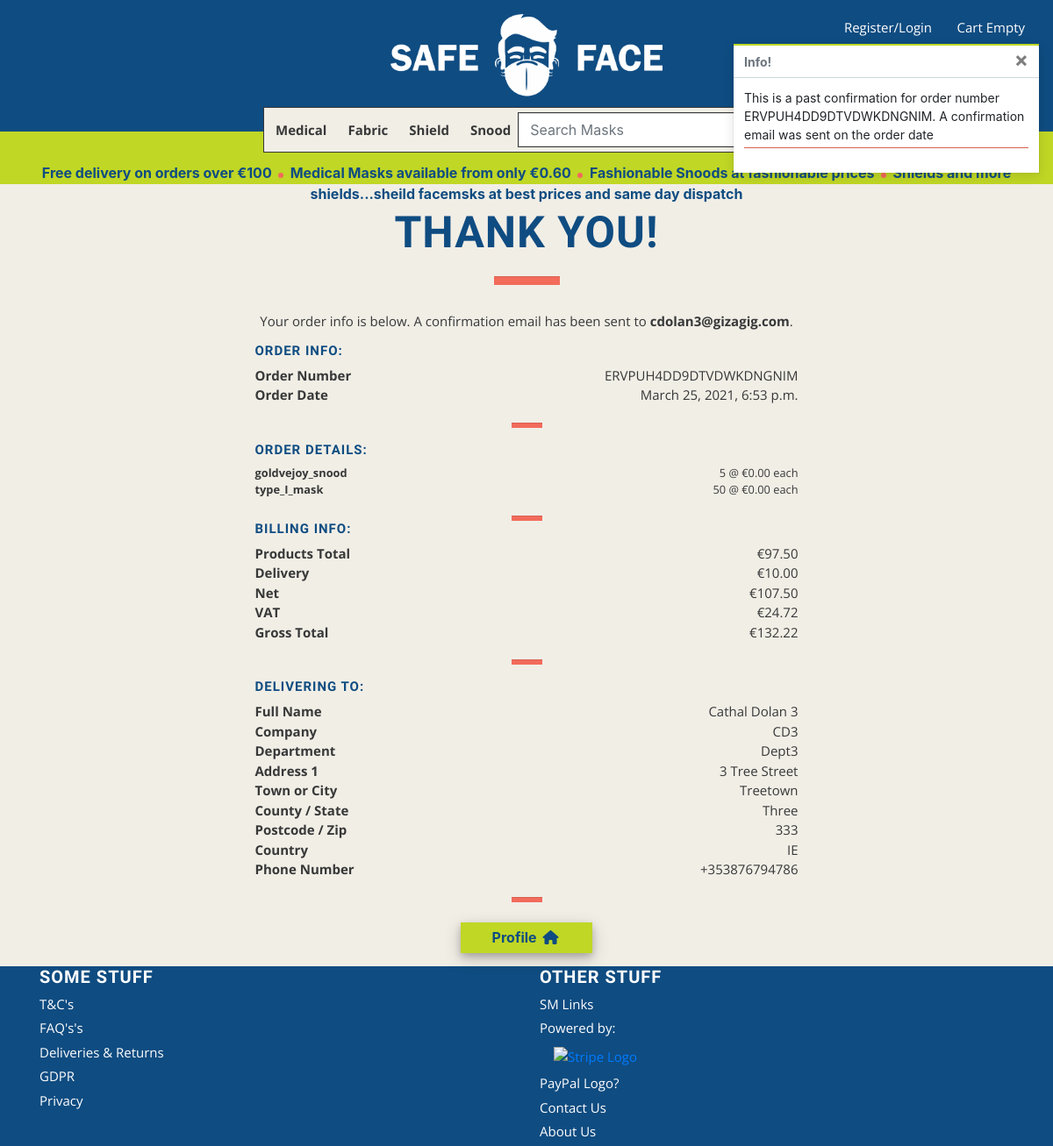
Page /profile/order_history/ERVPUH4DD9DTVDWKDNGNIM on the committed database.
### checkout/models.py (models this page shows, shortened)
class Order(models.Model):
    order_number = models.CharField(max_length=32, null=False, editable=False)
    user_profile = models.ForeignKey(UserProfile, on_delete=models.SET_NULL,
                                     null=True, blank=True, related_name='orders')
    date = models.DateTimeField(auto_now_add=True)
    full_name = models.CharField(max_length=50, null=False, blank=False)
    email = models.EmailField(max_length=254, null=False, blank=False)
    phone_number = models.CharField(max_length=20, null=False, blank=False)
    company_name = models.CharField(max_length=254, null=False, blank=False)
    department = models.CharField(max_length=254, null=True, blank=True)
    street_address1 = models.CharField(max_length=80, null=False, blank=False)
    street_address2 = models.CharField(max_length=80, null=True, blank=True)
    town_or_city = models.CharField(max_length=40, null=False, blank=False)
    county = models.CharField(max_length=80, null=True, blank=True)
    postcode = models.CharField(max_length=20, null=True, blank=True)
    country = CountryField(blank_label='Country *', null=False, blank=False)
    products_total = models.DecimalField(max_digits=6, decimal_places=2, null=False, default=0)
    delivery_cost = models.DecimalField(max_digits=6, decimal_places=2, null=False, default=0)
    sub_total = models.DecimalField(max_digits=6, decimal_places=2, null=False, default=0)
    net_total = models.DecimalField(max_digits=10, decimal_places=2, null=False, default=0)
    vat = models.DecimalField(max_digits=10, decimal_places=2, null=False, default=0)
    gross_total = models.DecimalField(max_digits=10, decimal_places=2, null=False, default=0)
    original_cart = models.TextField(null=False, blank=False, default='')
    stripe_pid = models.CharField(max_length=254, null=False, blank=False, default='')

class OrderLineItem(models.Model):
    order = models.ForeignKey(Order, null=False, blank=False, on_delete=models.CASCADE, related_name='lineitems')
    product = models.ForeignKey(Product, null=False, blank=False, on_delete=models.CASCADE)
    product_colour = models.CharField(max_length=50, null=True, blank=True)
    quantity = models.IntegerField(null=False, blank=False, default=0)
    lineitem_total = models.DecimalField(max_digits=6, decimal_places=2, null=False, blank=False, editable=False)

### products/models.py (models this page shows, shortened)
class Product(models.Model):
    category = models.ForeignKey('Category', null=True, blank=True, on_delete=models.SET_NULL)
    sku = models.CharField(max_length=254, null=True, blank=True)
    name = models.CharField(max_length=254)
    friendly_name = models.CharField(max_length=254, default=1)
    description = models.TextField()
    colours = models.BooleanField(default=False, null=True, blank=True)
    image1_url = models.URLField(max_length=1024, null=True, blank=True)
    image1 = models.ImageField(null=True, blank=True)
    image2_url = models.URLField(max_length=1024, null=True, blank=True)
    image2 = models.ImageField(null=True, blank=True)
    image3_url = models.URLField(max_length=1024, null=True, blank=True)
    image3 = models.ImageField(null=True, blank=True)
    certification = models.CharField(max_length=254, null=True, blank=True)
    standard = models.CharField(max_length=254, null=True, blank=True)
    dimensions = models.CharField(max_length=254, null=True, blank=True)
    material = models.CharField(max_length=254, null=True, blank=True)
    qty_1 = models.IntegerField(default=50)
    price_1 = models.DecimalField(max_digits=6, decimal_places=2, default=1)
    qty_2 = models.IntegerField(default=100)
    price_2 = models.DecimalField(max_digits=6, decimal_places=2, default=0.9)
    qty_3 = models.IntegerField(default=250)
    price_3 = models.DecimalField(max_digits=6, decimal_places=2, default=0.8)
    qty_4 = models.IntegerField(default=500)
    price_4 = models.DecimalField(max_digits=6, decimal_places=2, default=0.7)
    qty_5 = models.IntegerField(default=1000)
    price_5 = models.DecimalField(max_digits=6, decimal_places=2, default=0.6)
    price = models.DecimalField(max_digits=6, decimal_places=2, default=0)

### profiles/views.py (the view)
# urls.py: path('order_history/<order_number>', views.order_history, name='order_history'),
def order_history(request, order_number):
    order = get_object_or_404(Order, order_number=order_number)
    messages.info(request, (
        f'This is a past confirmation for order number {order_number}. A confirmation email was sent on the order date'
    ))
    template = 'checkout/checkout_success.html'
    context = {
        'order': order,
        'from_profile': True,
    }
    return render(request, template, context)

### checkout/templates/checkout/checkout_success.html (shortened to what this page needs)
{% extends "base.html" %}
{% load static %}
{% block extra_css %}
    <link rel="stylesheet" href="{% static 'checkout/css/checkout.css' %}">
{% endblock %}
{% block content %}
    <div id="body-content-container" class="container">
        <h1>Thank You!</h1>
        <hr class="h1-hr">
        <div id="co-sucs-note" class="row justify-content-center">
            <p>Your order info is below. A confirmation email has been sent to
                <strong>{{ order.email }}</strong>.
            </p>
        </div>
        <div class="row justify-content-center">
            <div class="col-12 col-lg-7">
                <div class="order-confirmation-wrapper p-2">
                    <div class="row">
                        <div class="col">
                            <h6>Order Info:</h6>
                        </div>
                    </div>
                    <div class="row">
                        <div class="col-12 col-sm-4">
                            <p class="mb-0 black font-weight-bold">Order Number</p>
                        </div>
                        <div class="col-12 col-sm-8 text-md-right">
                            <p class="mb-0">{{ order.order_number }}</p>
                        </div>
                    </div>
                    <div class="row">
                        <div class="col-4">
                            <p class="mb-0 black font-weight-bold">Order Date</p>
                        </div>
                        <div class="col-8 text-md-right">
                            <p class="mb-0">{{ order.date }}</p>
                        </div>
                    </div>
                    <hr class="h3-hr">
                </div>
                <div class="order-confirmation-wrapper p-2">
                    <div class="row">
                        <div class="col">
                            <h6>Order Details:</h6>
                        </div>
                    </div>
                    {% for item in order.lineitems.all %}
                    <div class="row">
                        <div class="col-12 col-sm-4">
                            <p class="small mb-0 text-black font-weight-bold">
                                {{ item.product.name }}
                            </p>
                        </div>
                        <div class="col-12 col-sm-8 text-md-right">
                            <p class="small mb-0">{{ item.quantity }} @ €{{ item.product.price }} each</p>
                        </div>
                    </div>
                    {% endfor %}
                    <hr class="h3-hr">
                    <div class="row">
                        <div class="col">
                            <h6>Billing Info:</h6>
                        </div>
                    </div>
                    <div class="row">
                        <div class="col-4">
                            <p class="mb-0 black font-weight-bold">Products Total</p>
                        </div>
                        <div class="col-8 text-md-right">
                            <p class="mb-0">€{{ order.products_total }}</p>
                        </div>
                    </div>
                    <div class="row">
                        <div class="col-4">
                            <p class="mb-0 black font-weight-bold">Delivery</p>
                        </div>
                        <div class="col-8 text-md-right">
                            <p class="mb-0">€{{ order.delivery_cost }}</p>
                        </div>
                    </div>
                    <div class="row">
                        <div class="col-4">
                            <p class="mb-0 black font-weight-bold">Net</p>
                        </div>
                        <div class="col-8 text-md-right">
                            <p class="mb-0">€{{ order.net_total }}</p>
                        </div>
                    </div>
                    <div class="row">
                        <div class="col-4">
                            <p class="mb-0 black font-weight-bold">VAT</p>
                        </div>
                        <div class="col-8 text-md-right">
                            <p class="mb-0">€{{ order.vat }}</p>
                        </div>
                    </div>
                    <div class="row">
                        <div class="col-4">
                            <p class="mb-0 black font-weight-bold">Gross Total</p>
                        </div>
                        <div class="col-8 text-md-right">
                            <p class="mb-0">€{{ order.gross_total }}</p>
                        </div>
                    </div>
                    <hr class="h3-hr">
                </div>
                <div class="order-confirmation-wrapper p-2">
                    <div class="row">
                        <div class="col">
                            <h6>Delivering To:</h6>
                        </div>
                    </div>
                    <div class="row">
                        <div class="col-4">
                            <p class="mb-0 black font-weight-bold">Full Name</p>
                        </div>
                        <div class="col-8 text-md-right">
                            <p class="mb-0">{{ order.full_name }}</p>
                        </div>
                    </div>
                    <div class="row">
                        <div class="col-4">
                            <p class="mb-0 black font-weight-bold">Company</p>
                        </div>
                        <div class="col-8 text-md-right">
                            <p class="mb-0">{{ order.company_name }}</p>
                        </div>
                    </div>
                    <div class="row">
                        <div class="col-4">
                            <p class="mb-0 black font-weight-bold">Department</p>
                        </div>
                        <div class="col-8 text-md-right">
                            <p class="mb-0">{{ order.department }}</p>
                        </div>
                    </div>
                    <div class="row">
                        <div class="col-4">
                            <p class="mb-0 black font-weight-bold">Address 1</p>
                        </div>
                        <div class="col-8 text-md-right">
                            <p class="mb-0">{{ order.street_address1 }}</p>
                        </div>
                    </div>
                    <div class="row">
                        <div class="col-4">
                            <p class="mb-0 black font-weight-bold">Town or City</p>
                        </div>
                        <div class="col-8 text-md-right">
                            <p class="mb-0">{{ order.town_or_city }}</p>
                        </div>
                    </div>
                    {% if order.county %}
                        <div class="row">
                            <div class="col-4">
                                <p class="mb-0 black font-weight-bold">County / State</p>
                            </div>
                            <div class="col-8 text-md-right">
                                <p class="mb-0">{{ order.county }}</p>
                            </div>
                        </div>
                    {% endif %}
                    {% if order.postcode %}
                        <div class="row">
                            <div class="col-4">
                                <p class="mb-0 black font-weight-bold">Postcode / Zip</p>
                            </div>
                            <div class="col-8 text-md-right">
                                <p class="mb-0">{{ order.postcode }}</p>
                            </div>
                        </div>
                    {% endif %}
                    <div class="row">
                        <div class="col-4">
                            <p class="mb-0 black font-weight-bold">Country</p>
                        </div>
                        <div class="col-8 text-md-right">
                            <p class="mb-0">{{ order.country }}</p>
                        </div>
                    </div>
                    <div class="row">
                        <div class="col-4">
                            <p class="mb-0 black font-weight-bold">Phone Number</p>
                        </div>
                        <div class="col-8 text-md-right">
                            <p class="mb-0">{{ order.phone_number }}</p>
                        </div>
                    </div>
                    <hr class="h3-hr">
                </div>
            </div>
        </div>
        <div class="row text-center">
			<div class="col-12">
                {% if from_profile %}
                    <a href="{% url 'profile' %}">
                        <button class="btn-std btn rounded-0 mx-auto">
                            Profile
                            <span class="icon">
                                <i class="fas fa-home"></i>
                            </span>
                        </button>
                    </a>
                {% endif %}
			</div>
		</div>
    </div>
{% endblock %}

### static/css/base.css (style rules this page uses)
html, body, a { padding:0; margin:0; height: 100%; width: 100%; }
body { background-color: var(--beige); height: calc(100vh - 164px); }
:root { --navy: #0F4c81; --red: #F26B5B; --black: #373838; --white: #fefefe; --beige: #F1EEE6; --trans-beige: #E6E6E6; --green: #C0D725; }
.black { color: var(--black); }
h1, h2, h3, h4, h5, h6 { color: var(--navy); font-family: 'Oswald'; text-transform: uppercase; font-weight: bold; letter-spacing: 1px; }
h1 { font-size: 50px; margin-top: 25px; text-align: center; }
h6 { font-size: 15px; }
p { color: var(--black); font-family: 'Open Sans'; font-size: 15px; margin-bottom: 5px; }
hr { background-color: var(--red); margin: 0 auto; }
.h1-hr { width: 75px; height: 9px; }
.h3-hr { width: 35px; height: 5px; }
.h1-hr, .h2-hr, .h3-hr, .section-hr { margin-top: 20px; margin-bottom: 30px; }
.shadow, .btn-std { box-shadow: 0 4px 8px 0 rgba(0, 0, 0, 0.2), 0 6px 20px 0 rgba(0, 0, 0, 0.19); }
.icon { align-items: center; display: inline-flex; justify-content: center; height: 1.5rem; width: 1.5rem; }
.btn-std { width: 150px; height: 35px; background-color: var(--green); color: var(--navy); text-align: center; border: none; font-weight: bold; padding: 0; margin: 15px auto 15px auto; }

### checkout/static/checkout/css/checkout.css (style rules this page uses)
.h3-hr { margin-top: 20px; margin-bottom: 20px; }
#co-sucs-note { margin: 0 15px 0 15px; }
.h3-hr { margin-bottom: 0; }

### rows in the picture
Order: email "cdolan3@gizagig.com", order_number "ERVPUH4DD9DTVDWKDNGNIM", date "March 25, 2021, 6:53 p.m.", products_total "97.50", delivery_cost "10.00", net_total "107.50", vat "24.72", gross_total "132.22", full_name "Cathal Dolan 3", company_name "CD3", department "Dept3", street_address1 "3 Tree Street", town_or_city "Treetown", county "Three", postcode "333", country "IE", phone_number "+353876794786"
OrderLineItem: product.name "goldvejoy_snood", quantity "5", product.price "0.00"
OrderLineItem: product.name "type_I_mask", quantity "50", product.price "0.00"

### other values in the picture
{{ free_delivery_threshold }} "100"
{{ message }} "This is a past confirmation for order number ERVPUH4DD9DTVDWKDNGNIM. A confirmation email was sent on the order date"
